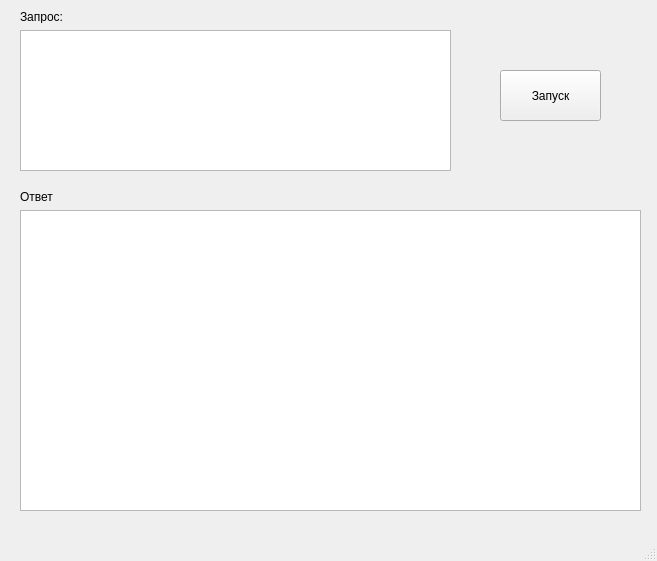
<?xml version="1.0" encoding="UTF-8"?>
<ui version="4.0">
 <class>MainWindow</class>
 <widget class="QMainWindow" name="MainWindow">
  <property name="geometry">
   <rect>
    <x>0</x>
    <y>0</y>
    <width>657</width>
    <height>561</height>
   </rect>
  </property>
  <property name="windowTitle">
   <string>MainWindow</string>
  </property>
  <widget class="QWidget" name="centralwidget">
   <widget class="QTableWidget" name="tableWidget">
    <property name="geometry">
     <rect>
      <x>20</x>
      <y>210</y>
      <width>621</width>
      <height>301</height>
     </rect>
    </property>
   </widget>
   <widget class="QPlainTextEdit" name="plainTextEdit">
    <property name="geometry">
     <rect>
      <x>20</x>
      <y>30</y>
      <width>431</width>
      <height>141</height>
     </rect>
    </property>
   </widget>
   <widget class="QPushButton" name="pushButton">
    <property name="geometry">
     <rect>
      <x>500</x>
      <y>70</y>
      <width>101</width>
      <height>51</height>
     </rect>
    </property>
    <property name="text">
     <string>Запуск</string>
    </property>
   </widget>
   <widget class="QLabel" name="label">
    <property name="geometry">
     <rect>
      <x>20</x>
      <y>10</y>
      <width>47</width>
      <height>13</height>
     </rect>
    </property>
    <property name="text">
     <string>Запрос:</string>
    </property>
   </widget>
   <widget class="QLabel" name="label_2">
    <property name="geometry">
     <rect>
      <x>20</x>
      <y>190</y>
      <width>47</width>
      <height>13</height>
     </rect>
    </property>
    <property name="text">
     <string>Ответ</string>
    </property>
   </widget>
  </widget>
  <widget class="QMenuBar" name="menubar">
   <property name="geometry">
    <rect>
     <x>0</x>
     <y>0</y>
     <width>657</width>
     <height>21</height>
    </rect>
   </property>
  </widget>
  <widget class="QStatusBar" name="statusbar"/>
 </widget>
 <resources/>
 <connections/>
</ui>
